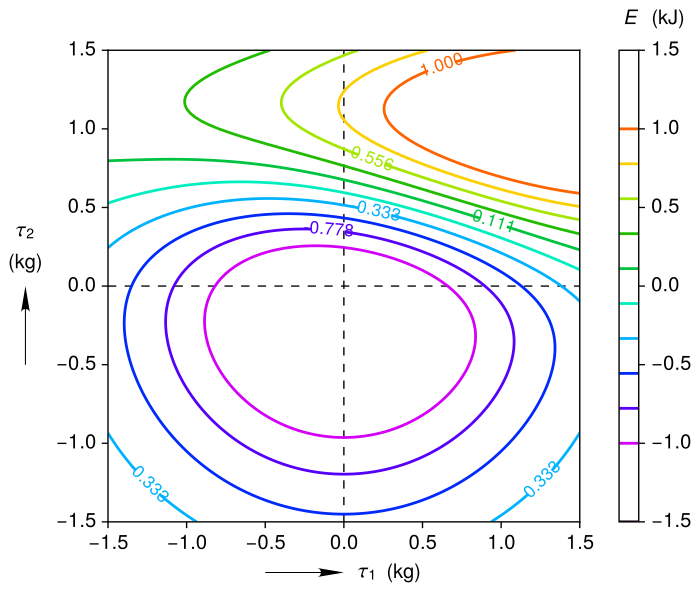

Here is the Python script that generated this plot:
# -*- coding: utf-8 -*-
"""
Created on Mon May 30 20:59:22 2016

@author: Ben
"""

import clearplot.plot_functions as pf
import numpy as np
import matplotlib.mlab as mlab

#Verification that a line only contour plot works and specify contour 
#levels
delta = 0.025
x = np.arange(-1.5, 1.5 + delta/100, delta)
y = np.arange(-1.5, 1.5 + delta/100, delta)
xa, ya = np.meshgrid(x, y)
r = (xa + 1.5)**2.0 + (ya + 1.5)**2.0
z1 = mlab.bivariate_normal(xa, ya, 1.0, 1.0, 0.0, 0.0)
z2 = mlab.bivariate_normal(xa, ya, 1.5, 0.5, 1, 1)
za = 10.0 * (z2 - z1)
[fig, ax] = pf.plot_contours('contour_lines-custom_levels', xa, ya, za, \
    ['\tau_1', 'kg'], ['\tau_2', 'kg'], x_tick = 0.5, y_tick = 0.5, \
    c_label = ['E', 'kJ'], plot_type = 'lines', c_lim = [-1.5, 1.5], c_tick = 0.5, \
    cl_levels = np.linspace(-1.0, 1.0, 10), cl_label_fmt = '%.3f')
